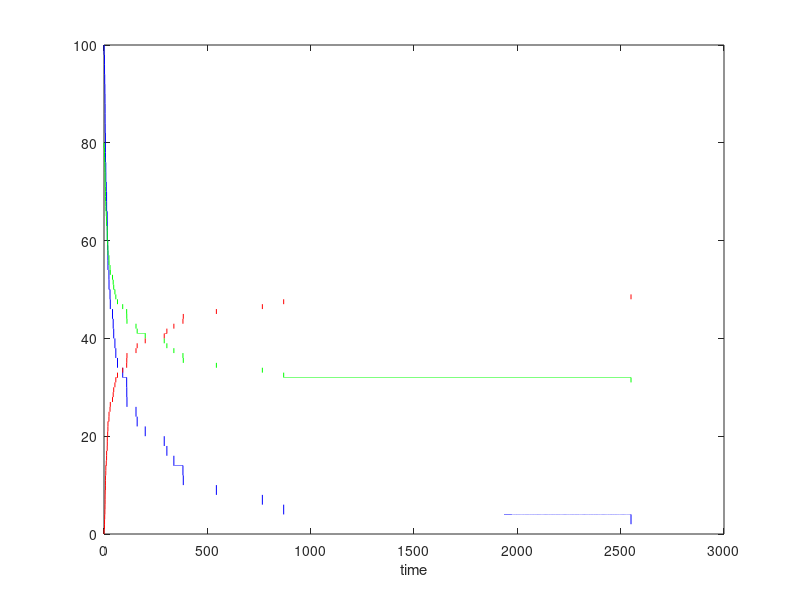

Reproduce this figure in MATLAB. (Note: this script raises an error after producing the figure.)
%  2A + B --> D
% Algorithm is run wrt A.
% Simulating 3rd order kinetics using my agent-based algorithm.
% Assume volume is --- microliters.

% Author: Alex Plakantonakis,   Copyright (c) 2019
% License: GNU GPLv3

clear; clc;

Avonum = 6.02e+23;      % Avogadro's number
km = 1;      % Bimolecular molar kinetic constant [units: 1 /(M sec)];
V = 10^-21;          % in Liters

global k;       % Bimolecular microscopic kinetic constant [units: 1/sec];
k = km /(Avonum*V)^2;

%% Initial number of reactant molecules; assume A is limiting.
agents = 100;
Ao = agents;           Bo = 0.8*agents;     Dmax = Ao;
% Arrays for tracking reactant and product agent status
A = ones(1,Ao);        B = ones(1,Bo);      D = zeros(1,Dmax); 
% Initialize time-dependent sum of molecule numbers
At(1) = sum(A);        Bt(1) = sum(B);      Dt(1) = 0;

time(1) = 0;
t = 2;
dt = 0.01;                              % Fixed time step increment

while Bt(t-1) > 31                          % Use limiting reactant!
%     dt = 10  / ( (At(t-1)-1) * Bt(t-1) );       % Variable time step increment

%     P = k * (At(t-1)-1) * Bt(t-1) * dt;
    P = 1 - exp(-k * (At(t-1)-1) * Bt(t-1) * dt);
    
    temp = find(A==1);
    for i = 1:size(temp,2)
        if A(temp(i)) == 1 && rand < P     
            % First IF condition ensures that an A agent has not already "died" in this time step
            A(temp(i)) = 0;                % First A agent dies
            temp2 = find(A==1);      
            x = ceil(rand*size(temp2,2));  % Pick another A agent randomly
            A(temp2(x)) = 0;               % Second A agent dies
            temp3 = find(B==1);
            y = ceil(rand*size(temp3,2));  % Pick B agent randomly           
            B(temp3(y)) = 0;               % B agent dies
            D(temp(i)) = 1;                % Agent D is born!
        end
    end 
    time(t) = time(t-1) + dt;
    At(t) = sum(A);         Bt(t) = sum(B);         Dt(t) = sum(D);
    t = t + 1;
end

figure('Name','3rd Order Rx Time course','NumberTitle','off'); 
plot(time,At,'b',time,Bt,'g',time,Dt,'r');             
xlabel('time');                                         hold on;

% Solve ODE for 2nd order kinetics - Plot Time Courses
tmax=time(t-1);
[ty,y_sol] = ode45(@o3_het_dif,[0:tmax/100:tmax],[At(1) ; Bt(1) ; Dt(1)]);
scatter(ty,y_sol(:,1),'xb');                  
scatter(ty,y_sol(:,2),'xg');
scatter(ty,y_sol(:,3),'xr');

legend('Agent A','Agent B','Agent D');        hold off;

clear temp temp2 x i;

% Result:
% - It works for both fixed and variable time step increments. 
